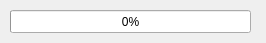
<?xml version="1.0" encoding="UTF-8"?>
<ui version="4.0">
 <class>MainWindow</class>
 <widget class="QMainWindow" name="MainWindow">
  <property name="geometry">
   <rect>
    <x>0</x>
    <y>0</y>
    <width>266</width>
    <height>43</height>
   </rect>
  </property>
  <property name="windowTitle">
   <string>Update</string>
  </property>
  <widget class="QWidget" name="centralwidget">
   <widget class="QProgressBar" name="update_bar">
    <property name="geometry">
     <rect>
      <x>10</x>
      <y>10</y>
      <width>241</width>
      <height>23</height>
     </rect>
    </property>
    <property name="value">
     <number>0</number>
    </property>
   </widget>
  </widget>
 </widget>
 <resources/>
 <connections/>
</ui>
